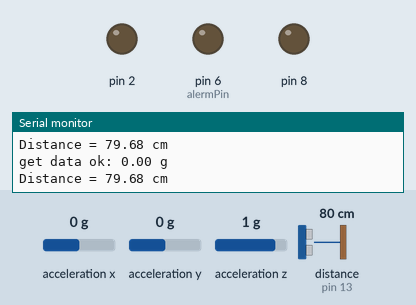
The sketch below on a simulated Arduino Uno, built with avr-gcc and run on an emulated ATmega328P. On the bench: output pins drawn as LEDs (lit = HIGH), the last lines printed to the serial monitor. Wiring (inferred from the names in the program): ultrasonic range finder: trigger pin 10; echo pin 13. The test bench sets the inputs (shaded band); at power-on: distance to the obstacle (sensor on pin 13) 80 cm, acceleration x 0 g, acceleration y 0 g, acceleration z 1 g. The echo pulse lasts 58.3 µs per cm; pins used as bus, display or sensor lines are not drawn.

Above: at 1.2 s.
1.3 s: distance to the obstacle (sensor on pin 13) set to 27 cm
3.2 s: distance to the obstacle (sensor on pin 13) set to 24 cm
At 5.2 s:
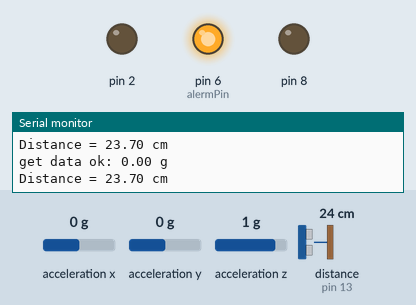
5.5 s: distance to the obstacle (sensor on pin 13) set to 35 cm
At 7.2 s:
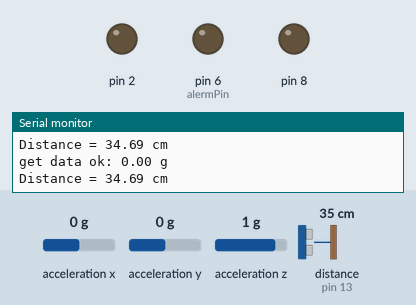
7.5 s: distance to the obstacle (sensor on pin 13) set to 4 cm
At 9.4 s:
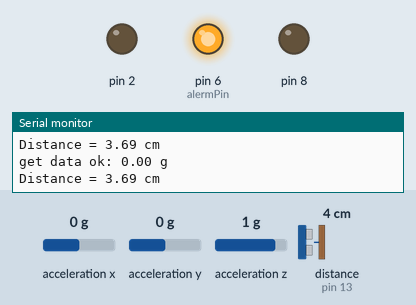
Timing chart, 0 to 10.5 s (numbered marks = the images above; inputs shaded):
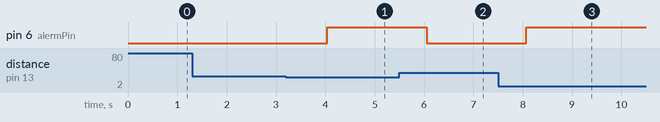

The sketch:

Blind_Stick.ino
```cpp
#define trigPin 10
#define echoPin 13
#define alermPin 6
#include <Wire.h>
#include "MMA7660.h"
MMA7660 acc;
int buzz = 6;
float duration, distance;

void setup()
{
    pinMode(trigPin, OUTPUT);
    pinMode(echoPin, INPUT);
    pinMode(alermPin,OUTPUT);
    pinMode(2,OUTPUT);
    acc.init();
    pinMode(8, OUTPUT);
    Serial.begin(115200);
}

void loop()
{

    static long cnt     = 0;
    static long cntout  = 0;
    float ax,ay,az;
    int8_t x, y, z;

    acc.getXYZ(&x,&y,&z);

//    Serial.print("x = ");
//    Serial.println(x);
//    Serial.print("y = ");
//    Serial.println(y);
//    Serial.print("z = ");
//    Serial.println(z);


    if(acc.getAcceleration(&ax,&ay,&az))
    {
        Serial.print("get data ok: ");
    }
    else
    {
        Serial.print("tiem out: ");
    }

    //Serial.println("accleration of X/Y/Z: ");
    Serial.print(ax);
    Serial.println(" g");
//    Serial.print(ay);
//    Serial.println(" g");
//    Serial.print(az);
//    Serial.println(" g");
//    Serial.println();
  digitalWrite(trigPin,LOW);
  delayMicroseconds(2);
  digitalWrite(trigPin,HIGH);
  delayMicroseconds(10);
  digitalWrite(trigPin,LOW);
  duration = pulseIn(echoPin,HIGH);

  distance = (duration/2)*0.0343;

  Serial.print("Distance = ");
  if(distance >= 400 || distance <= 2){
    Serial.println("Out of range");
  }
  else{
    Serial.print(distance);
    Serial.println(" cm");
    delay(500);
    if((distance>=2 && distance<=25)||ax<0){
      digitalWrite(alermPin,HIGH);
      }else{
        digitalWrite(alermPin,LOW);
      }
  }
}
```

Measured:
- the behaviour switches between 26 and 25 cm on distance to the obstacle (sensor on pin 13) (found by bisection; images 0 and 1)
- after the input at 3.2 s, pin 6 (alermPin): LOW → HIGH after 0.84 s
- after the input at 5.5 s, pin 6 (alermPin): HIGH → LOW after 0.56 s
- after the input at 7.5 s, pin 6 (alermPin): LOW → HIGH after 0.57 s
